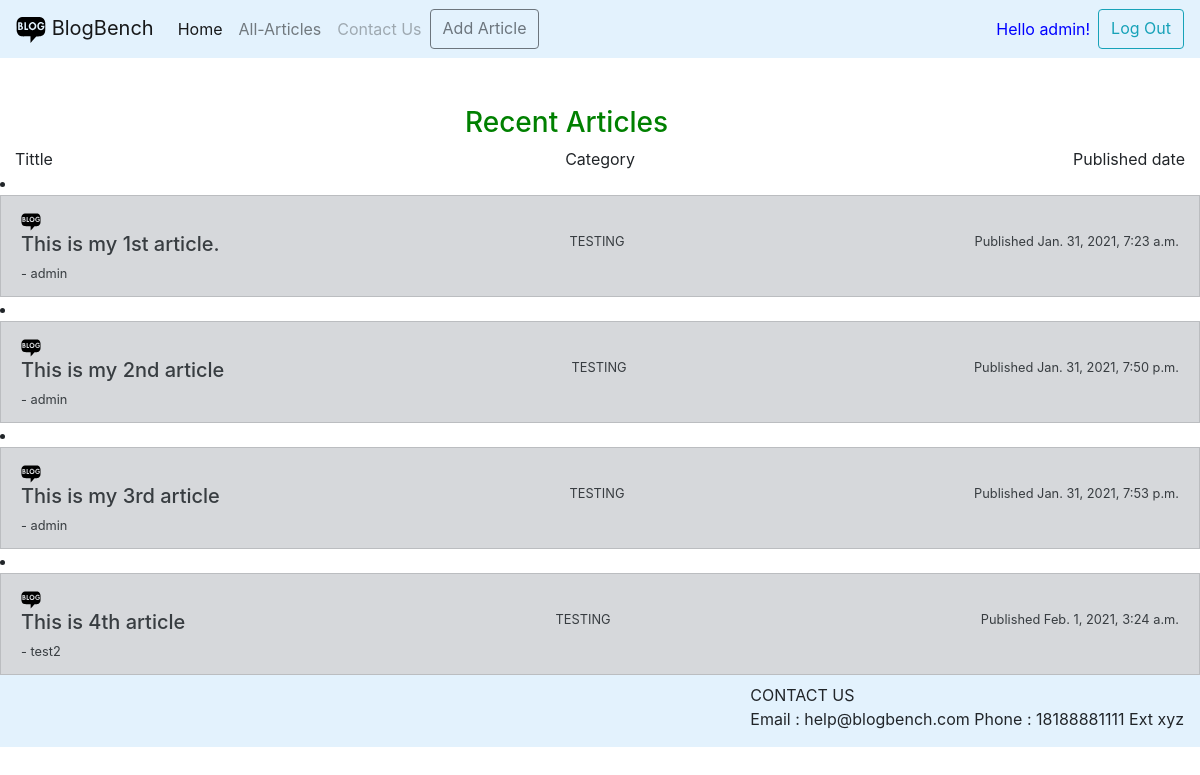
The app's page /accounts/logged_in (signed in) with its own data.
### blog/models.py (models this page shows, shortened)
class ArticleModel(models.Model):
    title = models.CharField(max_length=100)
    category = models.CharField(max_length=30)
    author = models.ForeignKey(User, on_delete=models.CASCADE)
    content = models.TextField()
    created_at = models.DateTimeField(default=timezone.now)

### accounts/views.py (the view)
# urls.py: path('logged_in', views.logged_in, name="logged_in"),
@login_required
def logged_in(request):
        articles = ArticleModel.objects.all()
        return render(request, "logged_in.html", {"articles":articles})

### templates/logged_in.html (shortened to what this page needs)
{% load static %}
<!DOCTYPE html>
<html lang="en">
    <head>
        <link rel="stylesheet" href="https://cdn.jsdelivr.net/npm/bootstrap@4.6.0/dist/css/bootstrap.min.css">
        <nav class="navbar navbar-expand-lg navbar-light" style="background-color: #e3f2fd;">
            <a class="navbar-brand" href="/accounts/logged_in">
                <img src="{% static 'bloglogo.svg' %}" width="30" height="30" alt="">
                BlogBench
            </a>
            <div class="collapse navbar-collapse" id="navbarNavAltMarkup">
                <div class="navbar-nav">
                    <a class="nav-item nav-link active" href="/accounts/logged_in">Home <span class="sr-only">(current)</span></a>
                    <a class="nav-item nav-link" href="/articles/">All-Articles</a>
                    <a class="nav-item nav-link disabled" href="#" tabindex="-1" aria-disabled="true">Contact Us</a>
                    <a class="btn btn-outline-secondary ml-auto" href="/articles/add_article">Add Article</a>
                </div>
                <div class="navbar-nav ml-auto">
                    <a class="nav-item nav-link active" style="color:blue;">Hello {{request.user.username}}!<span class="sr-only">(current)</span></a>
                    <a class="btn btn-outline-info" href="/accounts/logout">Log Out</a>
                </div>
            </div>
          </nav>
    </head>
    <br>
    <body>
        <div class="col-md-3 mx-auto">
            <br><h3 style="color:green;"> Recent Articles </h3>
        </div>
        <div class="row mx-auto">
            <div class="col">Tittle</div>
            <div class="col text-center">Category</div>
            <div class="col text-right">Published date</div>
        </div>
        <div class="list-group">
            {% for article in articles %}
            <li>
                <a href="/articles/" class="list-group-item list-group-item-secondary">
                    <img class="img-fluid" src="{% static 'bloglogo.svg' %}" width="20" height="20" alt="">
                    <div class="d-flex w-100 justify-content-between">
                      <h5 class="mb-1">{{article.title}}</h5>
                      <small>{{article.category}}</small>
                      <small>Published {{article.created_at}}</small>
                    </div>
                    <small>- {{article.author}}</small>
                </a>
            </li>
            {% endfor %}
        </div>
        <nav class="navbar sticky-bottom navbar-light" style="background-color: #e3f2fd;">
            <label class="ml-auto"> CONTACT US <br> Email : help@blogbench.com Phone : 18188881111 Ext xyz</label>
        </nav>
    </body>
</html>

### records on screen
ArticleModel: title "This is my 1st article.", category "TESTING", created_at "Jan. 31, 2021, 7:23 a.m.", author "admin"
ArticleModel: title "This is my 2nd article", category "TESTING", created_at "Jan. 31, 2021, 7:50 p.m.", author "admin"
ArticleModel: title "This is my 3rd article", category "TESTING", created_at "Jan. 31, 2021, 7:53 p.m.", author "admin"
ArticleModel: title "This is 4th article", category "TESTING", created_at "Feb. 1, 2021, 3:24 a.m.", author "test2"

### other values on screen
{{ request.user.username }} "admin"
